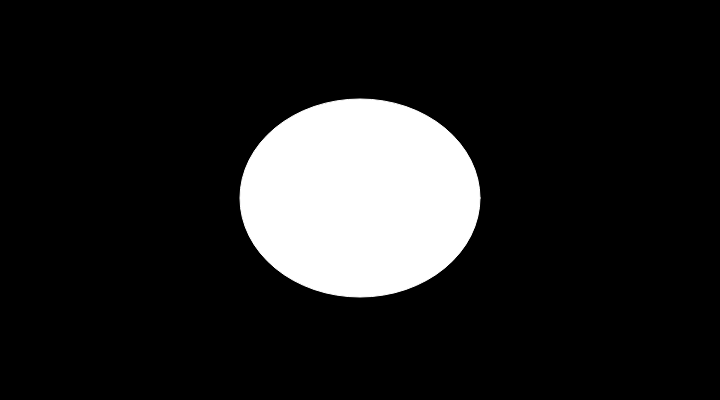
Frame 1 (no input)
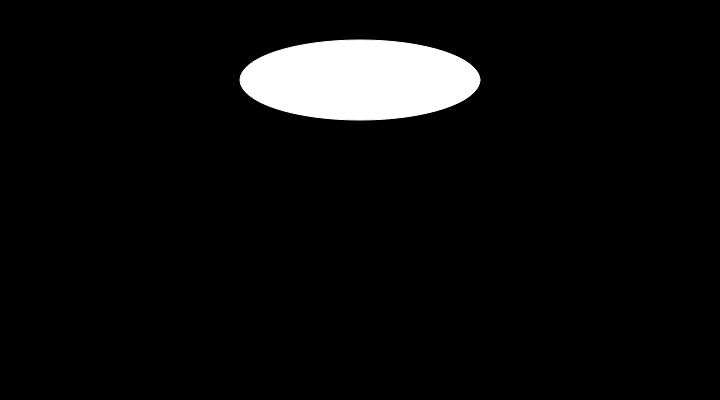
Frame 60 (no input)
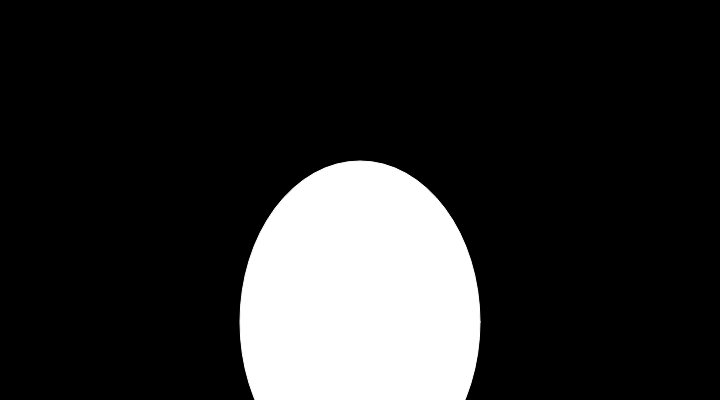
Frame 120 (the mouse pressed at the canvas centre since frame 60)

The p5.js sketch that drew these frames (run headless with seeded random() and noise() and a simulated clock; from frame 60 on, the mouse is pressed at the canvas centre):

// p5.js sketch
// ── sketch.js
let y = 200;

function setup() {
  createCanvas(720, 400); 
  stroke(255); 
  frameRate(30);
}
let value = 0;
function draw() {
  background(0); 
  y = y - 2;
  if (y < 0) {
    y = width/2;
  }
  ellipse(360, y, width/3, y);
  
}
